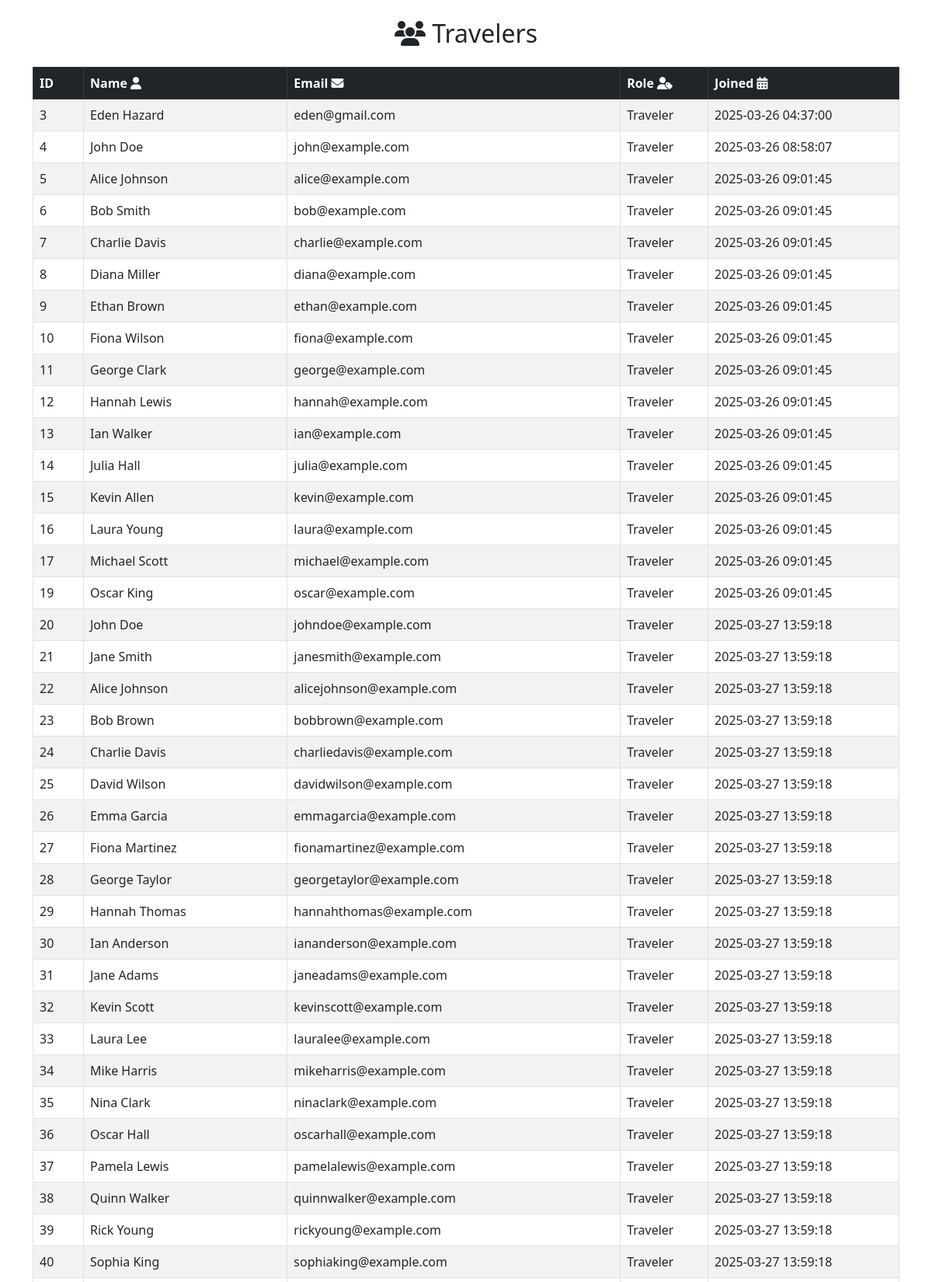
The page /indext.php (upper part) on the database its author committed.
### tables this page shows
CREATE TABLE `users` (
  `user_id` int(11) NOT NULL,
  `name` varchar(255) NOT NULL,
  `email` varchar(255) NOT NULL,
  `password_hash` varchar(255) NOT NULL,
  `role` enum('Traveler','Admin') DEFAULT 'Traveler',
  `profile_picture` varchar(255) DEFAULT NULL,
  `nationality` varchar(100) DEFAULT NULL,
  `phone_number` varchar(15) DEFAULT NULL,
  `date_of_birth` date DEFAULT NULL,
  `preferred_language` varchar(50) DEFAULT NULL,
  `home_address` text DEFAULT NULL,
  `gender` enum('Male','Female') DEFAULT NULL,
  `created_at` timestamp NOT NULL DEFAULT current_timestamp()
);

### indext.php (the view, shortened to what this page needs)
<?php
$host = "127.0.0.1";
$username = "root";
$password = "";
$database = "asgardtour";
$conn = new mysqli($host, $username, $password, $database);
$sql = "SELECT user_id, name, email, role, created_at FROM users WHERE role = 'Traveler'";
$result = $conn->query($sql);
?>
<!DOCTYPE html>
<html lang="en">
<head>
    <link href="https://cdn.jsdelivr.net/npm/bootstrap@5.3.0/dist/css/bootstrap.min.css" rel="stylesheet">
    <link rel="stylesheet" href="https://cdnjs.cloudflare.com/ajax/libs/font-awesome/6.4.0/css/all.min.css">
</head>
<body>
<div class="container mt-4">
    <h2 class="text-center mb-4"><i class="fas fa-users"></i> Travelers</h2>
    <table class="table table-striped table-bordered">
        <thead class="table-dark">
            <tr>
                <th>ID</th>
                <th>Name <i class="fas fa-user"></i></th>
                <th>Email <i class="fas fa-envelope"></i></th>
                <th>Role <i class="fas fa-user-tag"></i></th>
                <th>Joined <i class="fas fa-calendar-alt"></i></th>
            </tr>
        </thead>
        <tbody>
            <?php
            if ($result->num_rows > 0) {
                while ($row = $result->fetch_assoc()) {
                    echo "<tr>
                            <td>{$row['user_id']}</td>
                            <td>{$row['name']}</td>
                            <td>{$row['email']}</td>
                            <td>{$row['role']}</td>
                            <td>{$row['created_at']}</td>
                          </tr>";
                }
            } else {
                echo "<tr><td colspan='5' class='text-center'>No travelers found.</td></tr>";
            }
            ?>
        </tbody>
    </table>
</div>
</body>
</html>

### rows shown on the page
users: user_id "3", name "Eden Hazard", email "eden@gmail.com", role "Traveler", created_at "2025-03-26 04:37:00"
users: user_id "4", name "John Doe", email "john@example.com", role "Traveler", created_at "2025-03-26 08:58:07"
users: user_id "5", name "Alice Johnson", email "alice@example.com", role "Traveler", created_at "2025-03-26 09:01:45"
users: user_id "6", name "Bob Smith", email "bob@example.com", role "Traveler", created_at "2025-03-26 09:01:45"
users: user_id "7", name "Charlie Davis", email "charlie@example.com", role "Traveler", created_at "2025-03-26 09:01:45"
users: user_id "8", name "Diana Miller", email "diana@example.com", role "Traveler", created_at "2025-03-26 09:01:45"
users: user_id "9", name "Ethan Brown", email "ethan@example.com", role "Traveler", created_at "2025-03-26 09:01:45"
users: user_id "10", name "Fiona Wilson", email "fiona@example.com", role "Traveler", created_at "2025-03-26 09:01:45"
users: user_id "11", name "George Clark", email "george@example.com", role "Traveler", created_at "2025-03-26 09:01:45"
users: user_id "12", name "Hannah Lewis", email "hannah@example.com", role "Traveler", created_at "2025-03-26 09:01:45"
users: user_id "13", name "Ian Walker", email "ian@example.com", role "Traveler", created_at "2025-03-26 09:01:45"
users: user_id "14", name "Julia Hall", email "julia@example.com", role "Traveler", created_at "2025-03-26 09:01:45"
users: user_id "15", name "Kevin Allen", email "kevin@example.com", role "Traveler", created_at "2025-03-26 09:01:45"
users: user_id "16", name "Laura Young", email "laura@example.com", role "Traveler", created_at "2025-03-26 09:01:45"
users: user_id "17", name "Michael Scott", email "michael@example.com", role "Traveler", created_at "2025-03-26 09:01:45"
users: user_id "19", name "Oscar King", email "oscar@example.com", role "Traveler", created_at "2025-03-26 09:01:45"
users: user_id "20", name "John Doe", email "johndoe@example.com", role "Traveler", created_at "2025-03-27 13:59:18"
users: user_id "21", name "Jane Smith", email "janesmith@example.com", role "Traveler", created_at "2025-03-27 13:59:18"
users: user_id "22", name "Alice Johnson", email "alicejohnson@example.com", role "Traveler", created_at "2025-03-27 13:59:18"
users: user_id "23", name "Bob Brown", email "bobbrown@example.com", role "Traveler", created_at "2025-03-27 13:59:18"
users: user_id "24", name "Charlie Davis", email "charliedavis@example.com", role "Traveler", created_at "2025-03-27 13:59:18"
users: user_id "25", name "David Wilson", email "davidwilson@example.com", role "Traveler", created_at "2025-03-27 13:59:18"
users: user_id "26", name "Emma Garcia", email "emmagarcia@example.com", role "Traveler", created_at "2025-03-27 13:59:18"
users: user_id "27", name "Fiona Martinez", email "fionamartinez@example.com", role "Traveler", created_at "2025-03-27 13:59:18"
users: user_id "28", name "George Taylor", email "georgetaylor@example.com", role "Traveler", created_at "2025-03-27 13:59:18"
users: user_id "29", name "Hannah Thomas", email "hannahthomas@example.com", role "Traveler", created_at "2025-03-27 13:59:18"
users: user_id "30", name "Ian Anderson", email "iananderson@example.com", role "Traveler", created_at "2025-03-27 13:59:18"
users: user_id "31", name "Jane Adams", email "janeadams@example.com", role "Traveler", created_at "2025-03-27 13:59:18"
users: user_id "32", name "Kevin Scott", email "kevinscott@example.com", role "Traveler", created_at "2025-03-27 13:59:18"
users: user_id "33", name "Laura Lee", email "lauralee@example.com", role "Traveler", created_at "2025-03-27 13:59:18"
users: user_id "34", name "Mike Harris", email "mikeharris@example.com", role "Traveler", created_at "2025-03-27 13:59:18"
users: user_id "35", name "Nina Clark", email "ninaclark@example.com", role "Traveler", created_at "2025-03-27 13:59:18"
users: user_id "36", name "Oscar Hall", email "oscarhall@example.com", role "Traveler", created_at "2025-03-27 13:59:18"
users: user_id "37", name "Pamela Lewis", email "pamelalewis@example.com", role "Traveler", created_at "2025-03-27 13:59:18"
users: user_id "38", name "Quinn Walker", email "quinnwalker@example.com", role "Traveler", created_at "2025-03-27 13:59:18"
users: user_id "39", name "Rick Young", email "rickyoung@example.com", role "Traveler", created_at "2025-03-27 13:59:18"
users: user_id "40", name "Sophia King", email "sophiaking@example.com", role "Traveler", created_at "2025-03-27 13:59:18"
